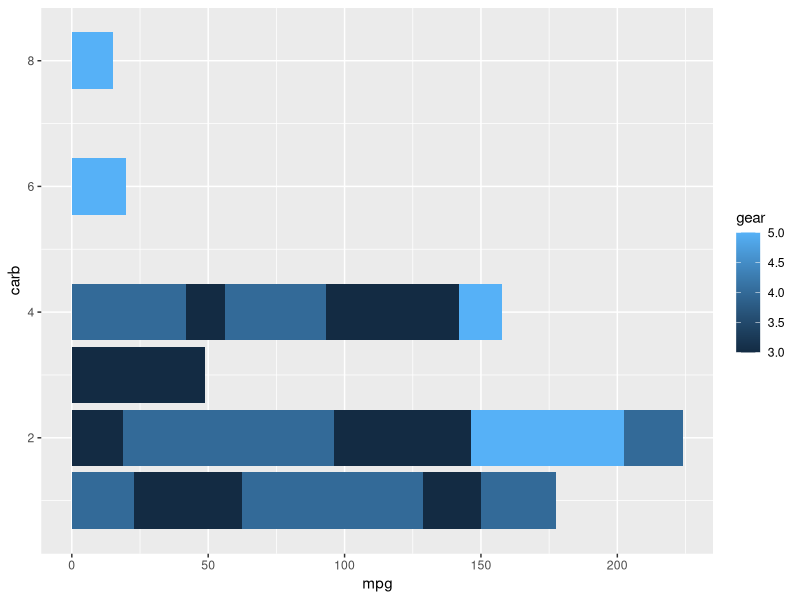
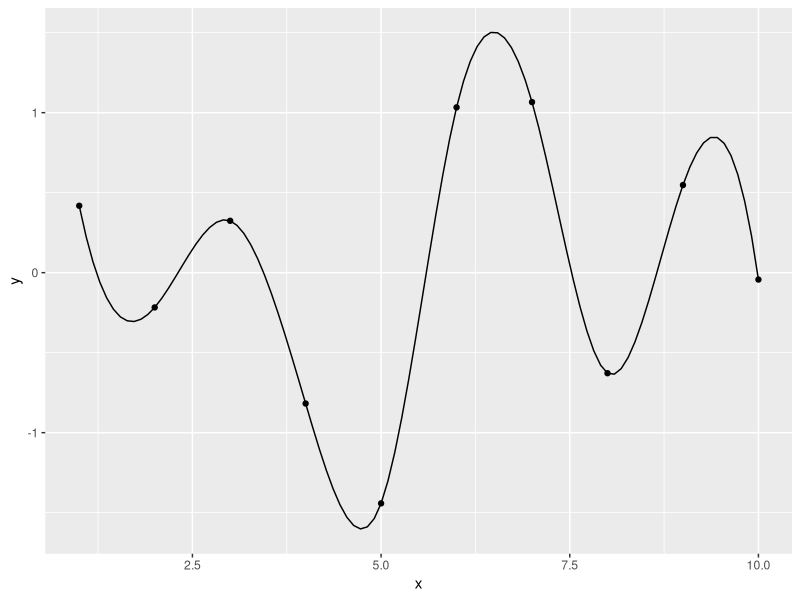

R code for these plots, in order:
## ---- chunk 1
knitr::opts_chunk$set(echo = TRUE)
library(ggplot2)
## ---- chunk 2
ggplot(mtcars, aes(x=carb, y=mpg, fill=gear)) + 
  geom_bar(stat="identity") + coord_flip()
## ---- chunk 3
n <- 10
d <- data.frame(x = 1:n, y = rnorm(n))
ggplot(d,aes(x,y)) + geom_point() + 
  geom_line(data=data.frame(spline(d,n=n*10)))
